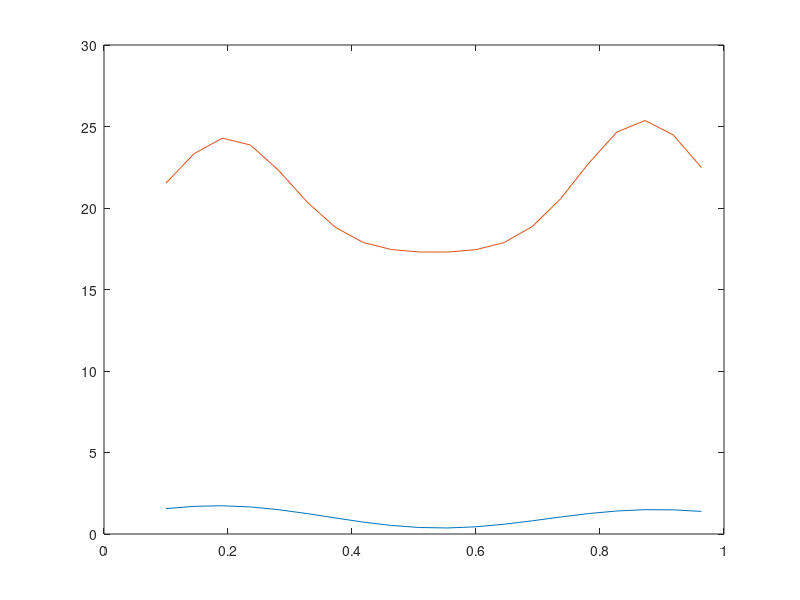

Write MATLAB code to recreate this figure.
%input vector
x = 0.1:1/22:1;
x_size = length(x);
y1 = (1 + 0.6*sin(2*pi*x/0.7)) + (0.3*sin(2*pi*x))/2;

% plot graph
plot(x,y1);

c1 = 0.2;
c2 = 0.87;
c3 = 0.5;
r1 = 0.1;
r2 = 0.1;
r3 = 0.3;
w1 = randn(1);
w2 = randn(1);
w3 = randn(1);
b = randn(1);
nu = 0.03;
% Gauss function

e = 0;
for i = 1:100
    E = zeros(1, x_size);
    for j = 1:x_size
        
        g1 = (exp(-(x(j)-c1)^2 / (2*r1^2)));
        g2 = (exp(-(x(j)-c2)^2 / (2*r2^2)));
        g3 = exp(-(x(j)-c3)^2 /(2*r3^2));
        f = g1*w1 + g2*w2 + g3*w3 + b;  

        y = sign(f);
        T = y1(j);

        E(j) = T - y;
        e = e + E(j)^2;
%         
%         c1 = c1 + nu*(x(j) - c1);
%         c2 = c2 + nu*(x(j) - c2);
    end
    
    e = e/x_size;
    for j = 1:x_size
        g1 = exp(-(x(j)-c1)^2 / (2*r1^2));
        g2 = exp(-(x(j)-c2)^2 /(2*r2^2));
        
        w1 = w1 + nu*e*x(j);
        w2 = w2 + nu*e*x(j);
        w3 = w3 + nu*e*x(j);
        b = b + nu*e;
    end
end

% disp(w1);
% disp(w2);
% disp(b);

hold on;

y_test = zeros(1, x_size);
for i = 1:x_size
    g1 = exp(-(x(i)-c1)^2/(2*r1^2));
    g2 = exp(-(x(i)-c2)^2/(2*r2^2));

    y_test(i) = g1*w1 + g2*w2 + g3*w3 + b; 
end
% disp(y1);
disp(y_test);
plot(x, y_test);

function s = sign(x)
    if x > 0
        s = 1;
    else
        s = -1;
    end
end